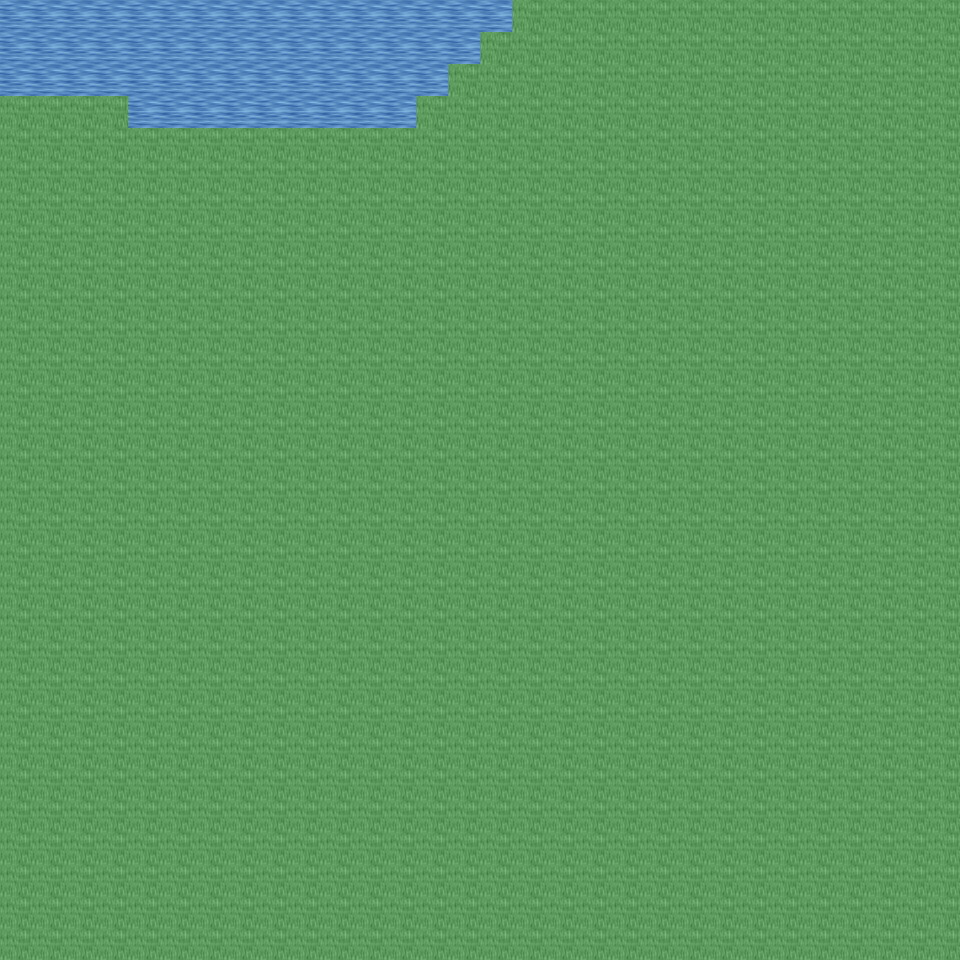

The image is a tile-based game level rendered from a .tmx file. Its description and source (layers, tilesets, objects; grid data summarised) follow:
An orthogonal 30x30 tile map with 32x32 px tiles, 6 tile layers (Ground, Object, Object2, Above, ...), 14 tilesets and 1 object (mapExit).

<map version="1.0" orientation="orthogonal" renderorder="right-down" width="30" height="30" tilewidth="32" tileheight="32" nextobjectid="2">
  <tileset firstgid="1" name="tileset_ground_ground" tilewidth="32" tileheight="32" tilecount="33" columns="3">
    <image source="../drawable/tileset_ground_ground.png" width="96" height="352" />
  </tileset>
  <tileset firstgid="34" name="tileset_plant_flower_daisy_red" tilewidth="32" tileheight="32" tilecount="8" columns="2">
    <image source="../drawable/tileset_plant_flower_daisy_red.png" width="64" height="128" />
  </tileset>
  <tileset firstgid="42" name="tileset_ground_grass_edges" tilewidth="32" tileheight="32" tilecount="36" columns="12">
    <image source="../drawable/tileset_ground_grass_edges.png" width="384" height="96" />
  </tileset>
  <tileset firstgid="78" name="tileset_ground_grass_corners" tilewidth="32" tileheight="32" tilecount="24" columns="6">
    <image source="../drawable/tileset_ground_grass_corners.png" width="192" height="128" />
  </tileset>
  <tileset firstgid="102" name="tileset_ground_water_pool" tilewidth="32" tileheight="32" tilecount="72" columns="3">
    <image source="../drawable/tileset_ground_water_pool.png" width="96" height="768" />
  </tileset>
  <tileset firstgid="174" name="tileset_plant_flower_daisy_white" tilewidth="32" tileheight="32" tilecount="8" columns="2">
    <image source="../drawable/tileset_plant_flower_daisy_white.png" width="64" height="128" />
  </tileset>
  <tileset firstgid="182" name="tileset_plant_grasses" tilewidth="32" tileheight="32" tilecount="6" columns="3">
    <image source="../drawable/tileset_plant_grasses.png" width="96" height="64" />
  </tileset>
  <tileset firstgid="188" name="tileset_item_statue_bird" tilewidth="32" tileheight="32" tilecount="8" columns="2">
    <image source="../drawable/tileset_item_statue_bird.png" width="64" height="128" />
  </tileset>
  <tileset firstgid="196" name="tileset_plant_tree_tree_darkgreen" tilewidth="32" tileheight="32" tilecount="88" columns="8">
    <image source="../drawable/tileset_plant_tree_tree_darkgreen.png" width="256" height="352" />
  </tileset>
  <tileset firstgid="284" name="tileset_logic_collision" tilewidth="32" tileheight="32" tilecount="1" columns="1">
    <image source="../drawable/tileset_logic_collision.png" width="32" height="32" />
  </tileset>
  <tileset firstgid="285" name="tileset_ground_water_pool_deep" tilewidth="32" tileheight="32" tilecount="72" columns="3">
    <image source="../drawable/tileset_ground_water_pool_deep.png" width="96" height="768" />
  </tileset>
  <tileset firstgid="357" name="tileset_logic_item_fruits" tilewidth="32" tileheight="32" tilecount="16" columns="8">
    <image source="../drawable/tileset_logic_item_fruits.png" width="256" height="64" />
  </tileset>
  <tileset firstgid="373" name="tileset_plant_tree_umbrella_thorn" tilewidth="32" tileheight="32" tilecount="18" columns="6">
    <image source="../drawable/tileset_plant_tree_umbrella_thorn.png" width="192" height="96" />
  </tileset>
  <tileset firstgid="391" name="tileset_light_light_5x5" tilewidth="32" tileheight="32" tilecount="25" columns="5">
    <image source="../drawable/tileset_light_light_5x5.png" width="160" height="160" />
  </tileset>
  <layer name="Ground" width="30" height="30">
    <data>[900 cells, 900 non-empty, 2 distinct tile ids]</data>
  </layer>
  <layer name="Object" width="30" height="30">
    <data>[900 cells, 18 non-empty, 3 distinct tile ids]</data>
  </layer>
  <layer name="Object2" width="30" height="30">
    <data>[900 cells, 0 non-empty, 0 distinct tile ids]</data>
  </layer>
  <layer name="Above" width="30" height="30">
    <data>[900 cells, 0 non-empty, 0 distinct tile ids]</data>
  </layer>
  <layer name="Above2" width="30" height="30">
    <data>[900 cells, 0 non-empty, 0 distinct tile ids]</data>
  </layer>
  <layer name="Walkable" width="30" height="30">
    <data>[900 cells, 846 non-empty, 1 distinct tile ids]</data>
  </layer>
  <objectgroup name="MapEvents">
    <object id="1" name="north" type="mapExit" x="0" y="0" width="512" height="32">
      <properties>
        <property name="map" value="level_0_x221_y78" />
        <property name="x" value="0" />
        <property name="y" value="28" />
      </properties>
    </object>
  </objectgroup>
</map>
